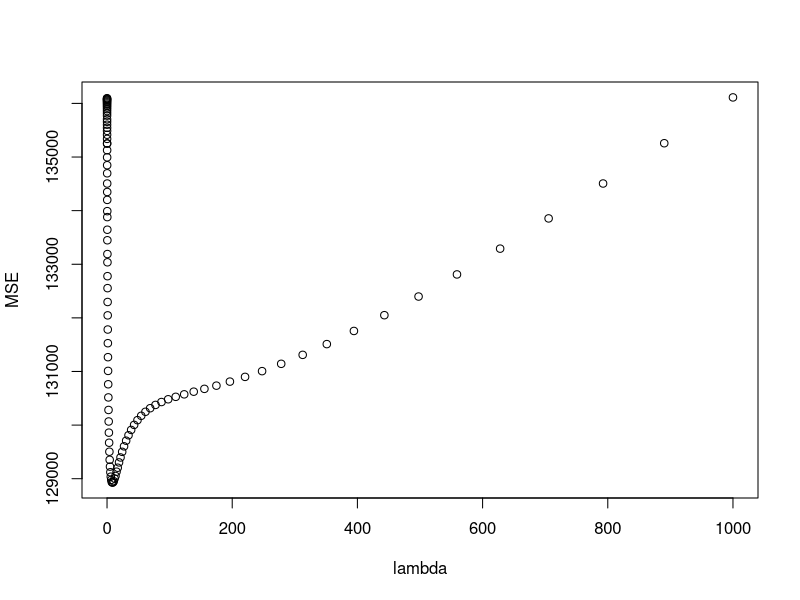
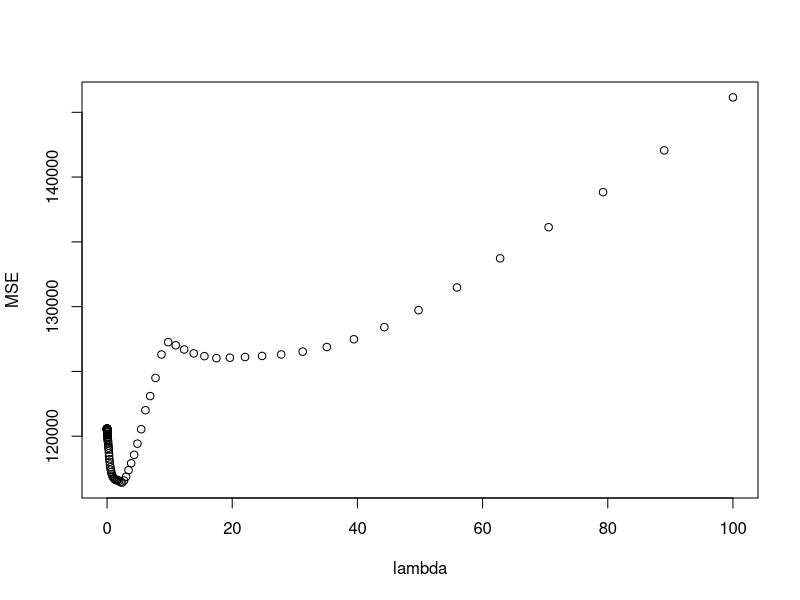

These charts were generated, in order, by the following R code:
#===#===#===#===#===#===#===#===#===#===#===#===#===#
# An Introduction to Machine Learning               # 
#         for the Behavioural and Social Sciences   #
# Session #5: Regularization Methods                #
# Heungsun Hwang and Gyeongcheol Cho                #
#===#===#===#===#===#===#===#===#===#===#===#===#===#

install.packages('glmnet') # for Ridge/Lasso regression
# 1. Load libraries and data ---- 
library(glmnet) 
setwd('C:\\Users\\cheol\\Dropbox\\Teaching\\Workshops\\Introduction_to_Machine_Learning')

mydata = read.csv('Hitters_training.csv')
View(mydata)
mydata$League =as.factor(mydata$League) 
mydata$Division = as.factor(mydata$Division)
mydata$NewLeague =as.factor(mydata$NewLeague)
mydata.X=data.matrix(mydata[,colnames(mydata)!="Salary"])

mydata_test = read.csv('Hitters_test.csv')
mydata_test$League =as.factor(mydata_test$League) 
mydata_test$Division = as.factor(mydata_test$Division)
mydata_test$NewLeague =as.factor(mydata_test$NewLeague)
mydata_test.X=data.matrix(mydata_test[,colnames(mydata_test)!="Salary"])

# 2. Regularization methods ----
##2-1. Given lambda ----
###2-1-1. Ridge regression ----
  lambdas = c(10^9,10^6,10^3,10^0) # make a list of lambdas
  ridge.fit= glmnet(mydata.X, mydata$Salary,
                    alpha = 0, lambda = lambdas)
  ridge.coef=coef(ridge.fit)
  colnames(ridge.coef)=c("lam=10^9","lam=10^6","lam=10^3","lam=10^0")
  ridge.coef
  
## 2-1-2. Lasso regression given lambda ----
  lambdas = c(10^1,10^0,10^-1,10^-2)
  lasso.fit= glmnet(mydata.X, mydata$Salary,
                    alpha = 1, lambda = lambdas)
  lasso.coef=coef(lasso.fit)
  colnames(lasso.coef)=c("lam=10^1","lam=10^0","lam=10^-1","lam=10^-2")
  lasso.coef
  
## 2-2. While searching for the best lambda ----
### 2-2-1. Ridge regression ----
  lambdas = 10^seq(from = 3,to = -2, length.out = 100)
  ridge.cv = cv.glmnet(mydata.X, mydata$Salary,
                       alpha = 0, lambda = lambdas,
                       nfold = 5)
  plot(lambdas[100:1],ridge.cv$cvm[100:1],xlab="lambda",ylab="MSE")
  ridge.lam=ridge.cv$lambda.min
  ridge.fit= glmnet(mydata.X, mydata$Salary,
                    alpha = 0, lambda = ridge.lam)
  
### 2-2-2. Lasso regression ----
  lambdas = 10^seq(from = 2,to = -3, length.out = 100)
  lasso.cv = cv.glmnet(mydata.X, mydata$Salary,
                       alpha = 1, lambda = lambdas,
                       nfold = 5)
  plot(lambdas[100:1],lasso.cv$cvm[100:1],xlab="lambda",ylab="MSE")
  lasso.lam=lasso.cv$lambda.min
  lasso.fit= glmnet(mydata.X, mydata$Salary,
                    alpha = 1, lambda = lasso.lam)
  
## 2-3. Performance Evaluation ----
  # Ridge
  ridge.pred.y.tt = predict(ridge.fit,newx = mydata_test.X)
  ridge.MSE = mean((ridge.pred.y.tt - mydata_test$Salary)^2)
  ridge.MSE
  # Lasso
  lasso.pred.y.tt = predict(lasso.fit,newx = mydata_test.X)
  lasso.MSE = mean((lasso.pred.y.tt - mydata_test$Salary)^2)
  lasso.MSE
  # Linear regression
  lm.fit = lm(Salary ~ ., mydata)
  lm.pred.y.tt = predict(lm.fit,mydata_test)
  lm.MSE = mean((lm.pred.y.tt - mydata_test$Salary)^2)
  
  # Results 
  result = cbind(coef(ridge.fit),coef(lasso.fit),coef(lm.fit))
  colnames(result)=c('Ridge','Lasso','No Reg')
  result
  cat("\n MSE_Ridge: ", ridge.MSE,
      "\n MSE_Lasso: ", lasso.MSE,
      "\n MSE_Basic: ", lm.MSE)
  